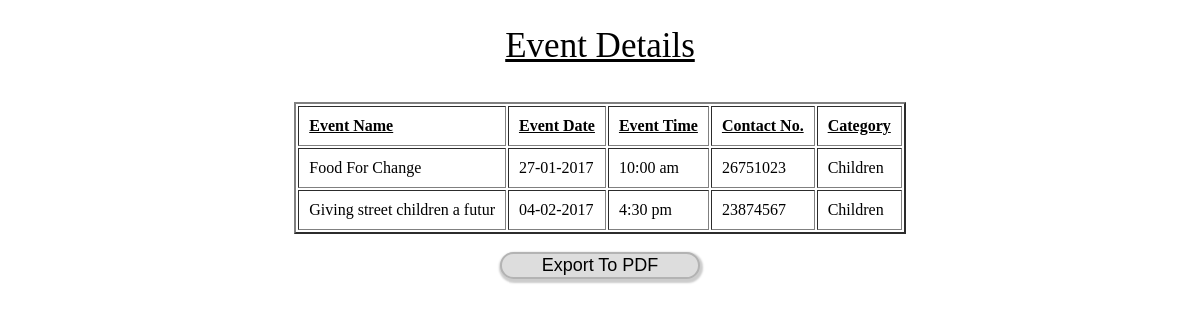
Screenshot of /project/categorywiseEvent_ajax.php?x=9 with the database file from the repository.
### tables this page shows
CREATE TABLE IF NOT EXISTS `event_table` (
  `eventid` int(10) NOT NULL AUTO_INCREMENT,
  `eventname` varchar(30) NOT NULL,
  `NGOid` int(10) NOT NULL,
  `description` varchar(500) NOT NULL,
  `eventdate` date NOT NULL,
  `eventtime` varchar(10) NOT NULL,
  `venue` varchar(100) NOT NULL,
  `areaid` int(10) NOT NULL,
  `eventphoto` varchar(100) NOT NULL,
  `contactno` varchar(15) NOT NULL,
  `cat_id` int(10) NOT NULL,
  `status` int(1) NOT NULL,
  PRIMARY KEY (`eventid`)
);

CREATE TABLE IF NOT EXISTS `category_table` (
  `cat_id` int(10) NOT NULL AUTO_INCREMENT,
  `cat_name` varchar(30) NOT NULL,
  PRIMARY KEY (`cat_id`)
);

### project/categorywiseEvent_ajax.php (the view, shortened to what this page needs)
<?php
	$catid=$_GET["x"];
	include("dbconnection.php");
	$rsb=$obj->query("select * from event_table e,category_table ca,area a, city c,state s  where ca.cat_id = e.cat_id and a.areaid=e.areaid and a.cityid=c.cityid and s.stateid=c.stateid and e.cat_id='$catid' order by e.eventdate");
?>
<center>
<span class="table"> Event Details</span><br><br>
<br>
<table class="tbl" border=2>
	<tr>
		<td style="padding:10px;font-size:16px"><b><u>Event Name</b></u></td>
		<td style="padding:10px;font-size:16px"><b><u>Event Date</b></u></td>
		<td style="padding:10px;font-size:16px"><b><u>Event Time</b></u></td>
		<td style="padding:10px;font-size:16px"><b><u>Contact No.</b></u></td>
		<td style="padding:10px;font-size:16px"><b><u>Category</b></u></td>
	</tr>
	<?php
			while($rsf=$rsb->fetch())
			{
		?>
			<tr>
			<td style="padding:10px;font-size:16px"><?php echo $rsf["eventname"]; ?></td>
			<td style="padding:10px;font-size:16px"><?php $org=$rsf["eventdate"]; echo date("d-m-Y",strtotime($org)) ?></td>
			<td style="padding:10px;font-size:16px"><?php echo $rsf["eventtime"]; ?></td>
			<td style="padding:10px;font-size:16px"><?php echo $rsf["contactno"]; ?></td>
			<td style="padding:10px;font-size:16px"><?php echo $rsf["cat_name"]; ?></td>
			</tr>
             <?php
			}
			 ?>
			</table>
<br>
			<form action="tcpdf/examples/categorywiseEvent.php" method="post">
    <input type="submit" class="tbox" value="Export To PDF">
   </form>

### project/categorywiseEvent_ajax.php (style rules this page uses)
.table { color:dark grey; font-family:bookman old style; font-size:35px; text-decoration:underline; }
.tbl { border-collapse: separate; border-spacing: 2px 2px; border-color:dark grey; }
.tbox { border:2px solid #b3b3b3; background:#dddddd; width:200px; font-size:18px; border-radius:15px; -moz-border-radius:25px; -moz-box-shadow:1px 1px 1px #ccc; -webkit-box-shadow: 1px 1px 1px 1px #ccc; box-shadow: 1px 2px 2px 2px #ccc; }

### rows the page displays
event_table: eventname "Food For Change", eventdate "27-01-2017", eventtime "10:00 am", contactno "26751023", cat.cat_name "Children"
event_table: eventname "Giving street children a futur", eventdate "04-02-2017", eventtime "4:30 pm", contactno "23874567", cat.cat_name "Children"
